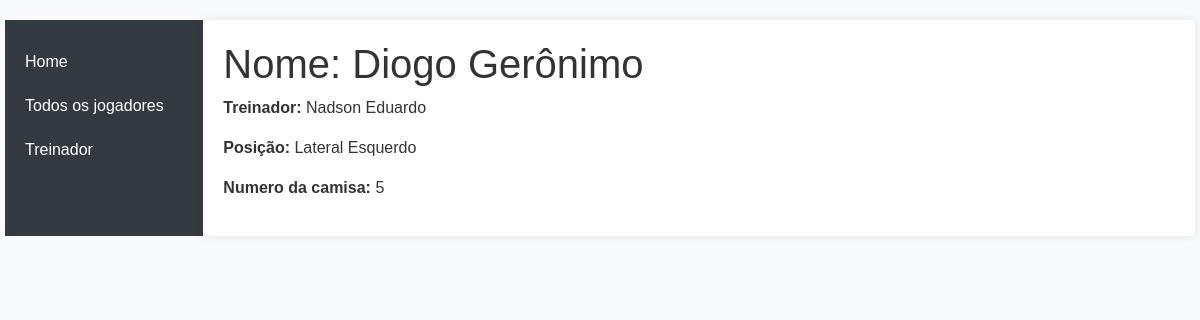
Screenshot of /catalog/jogador/6 with the database file from the repository.
### catalog/models.py (models this page shows, shortened)
class Jogador(models.Model):
    nome=models.CharField(max_length=200, help_text='Insira o nome do jogador.')
    treinador=models.ForeignKey('Treinador', on_delete=models.SET_NULL, null=True)
    numeroDaCamisa=models.CharField(max_length=200, help_text='Insira o número da camisa.')
    posicao=models.ManyToManyField(Posicao, help_text='Insira a posição do jogador.')

class Treinador(models.Model):
    nome=models.CharField(max_length=200, help_text='Insira o nome do treinador.')
    idade=models.CharField(max_length=200, help_text='Insira a idade do treinador.')
    email=models.CharField(max_length=200, help_text='Insira o e-mail do treinador.')
    def __str__(self):
        return self.nome

class Posicao(models.Model):
    nome=models.CharField(max_length=200, help_text='Insira a posição do jogador.')
    def __str__(self):
        return self.nome

### catalog/views.py (the view)
# urls.py: path('jogador/<int:pk>', views.JogadorDetailView.as_view(), name='jogador-detail'),
class JogadorDetailView(generic.DetailView):
    model=Jogador

### catalog/templates/catalog/jogador_detail.html
{% extends "base_generic.html" %}
{% block content %}
  <h1>Nome: {{ jogador.nome }}</h1>
  <p><strong>Treinador:</strong> {{ jogador.treinador }}</p>
  <p><strong>Posição:</strong> {% for posicao in jogador.posicao.all %} {{ posicao }}{% if not forloop.last %}, {% endif %}{% endfor %}</p>
  <p><strong>Numero da camisa:</strong> {{ jogador.numeroDaCamisa }}</a></p>
{% endblock %}

### catalog/static/css/styles.css (style rules this page uses)
body { font-family: 'Arial', sans-serif; background-color: #f8f9fa; color: #333; }

### rows the page displays
Jogador: nome "Diogo Gerônimo", treinador "Nadson Eduardo", numeroDaCamisa "5"
Posicao: nome "Lateral Esquerdo"
